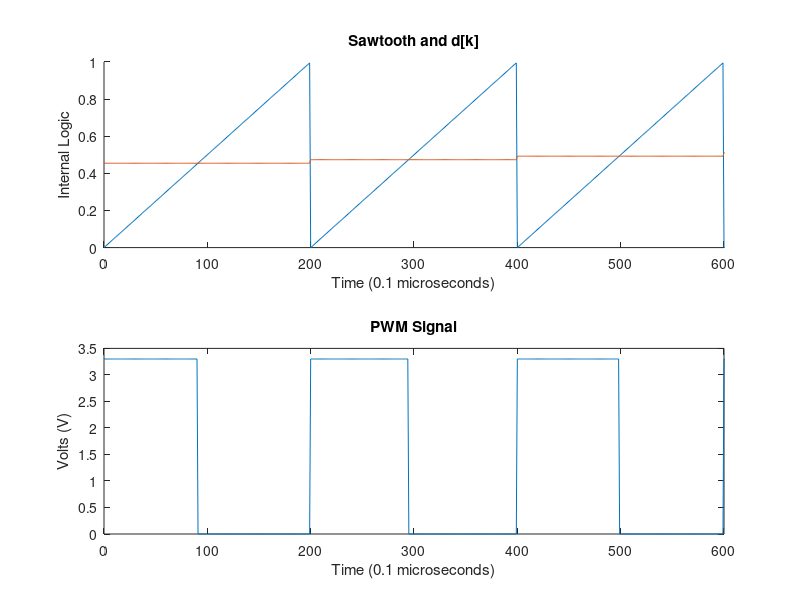
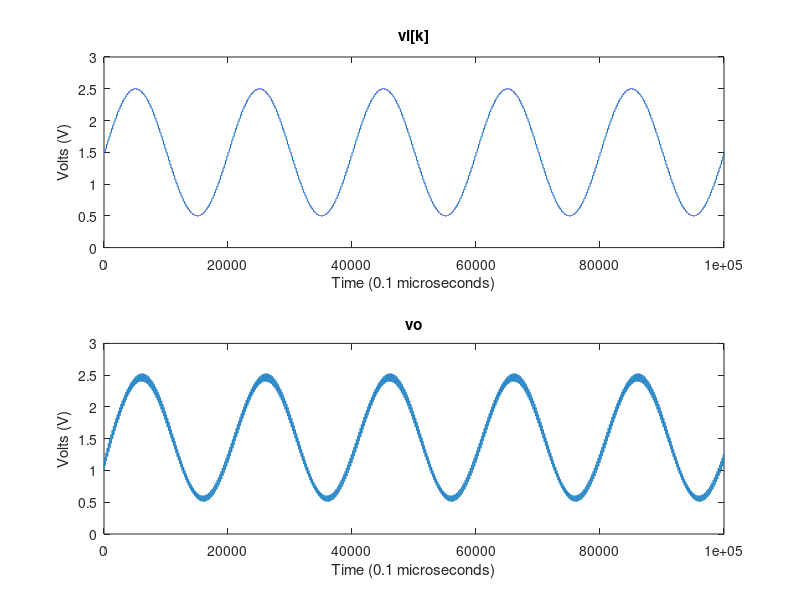

Write MATLAB code to recreate these figures, in order.
% David Pipes
% L5 Task 1 Matlab Code

% Your program will generate a PWM voltage which is applied as the filter 
% input voltage vi, and it will also determine the filter output voltage vo 
% using the forward Euler numerical integration method.

clc, clear, close all
%%                              Set-up

% Parameters
fpwm = 50000;   % fpwm is 50,000 Hz
T = 1/fpwm;     % PWM has a 20 microsecond period, 500 cycles in our t

h = 1e-7;       % time increment, 0.1 microseconds
t = 0:h:1e-2;   % time setup 100,001 values, 0 to 10,000.0 microseconds
taxis = 0:100000; % for plotting

% Initializing some variables
i = 0;
sawtooth = 1:100001;    
vi = 1:100001;          
vik = 1:100001;
vActual = 1:100001;

% State Space Forward Euler Setup
A = -10000; % -1/RC
B = 10000;  %  1/RC
C = 1;      % y = x (capacitor voltage)
x = NaN*ones(1,length(t));
x(1) = 1;

%%                              Functions

% Sawtooth Function
for j = 1:length(sawtooth)
    sawtooth(j) = i;
    i = i + 0.005;
    if (mod(j,200) == 0)
        i = 0;
    end
end

% Continuous Time vi
for j = 1:length(vi)
    vi(j) = 1.5 + sin(2*pi*500*t(j));
end

% Discrete Time vi
for j = 1:length(vi)
    if (mod(j-1,200) ==0)
        vik(j) = vi(j);
    else
        vik(j) = vik(j-1);
    end
end

% Duty Cycle Input d
d = vik/3.3;

% PWM Signal, v(t) actual
for j = 1:length(vActual)
    if (d(j) > sawtooth(j))
vActual(j) = 3.3;
    else
        vActual(j) = 0;
    end
end

% vo (filtered)
for n = 1:length(t)-1
    x(n+1) = x(n)+h*(A*x(n)+B*vActual(n));  % fwd euler, discrete vi input
end
vo = C*x;

%%                               FIGURE 1 PLOT
% plot p and d versus t
figure
subplot(2,1,1);
hold on
plot(taxis,sawtooth)
plot(taxis,d)
title('Sawtooth and d[k]')
xlabel('Time (0.1 microseconds)')
ylabel('Internal Logic')
xlim([0 600])
ylim([0 1])
%legend('Sawtooth','Duty Cycle Input')
hold off

% plot vi versus t
subplot(2,1,2); 
plot(taxis,vActual)
title('PWM Signal')
xlabel('Time (0.1 microseconds)')
ylabel('Volts (V)')
xlim([0 600])
ylim([0 3.5])


%%                               FIGURE 2 PLOT
% plot vi versus t
figure
subplot(2,1,1); 
plot(taxis,vik)
title('vi[k]')
xlabel('Time (0.1 microseconds)')
ylabel('Volts (V)')
xlim([0 100000])
ylim([0 3])

% plot vo versus t
subplot(2,1,2); 
plot(taxis,vo)
title('vo')
xlabel('Time (0.1 microseconds)')
ylabel('Volts (V)')
xlim([0 100000])
ylim([0 3])

